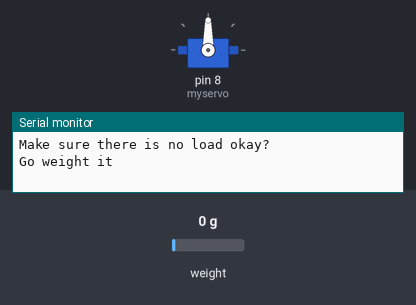
Recording of a sketch running on a simulated Arduino Uno, built with avr-gcc and run on an emulated ATmega328P. Shown: servo, the last lines printed to the serial monitor. Inputs (shaded band) come from the test bench; at power-on: weight on the scale 0 g.

Above: at 6.2 s.
6.3 s: weight on the scale set to 470 g
9.5 s: weight on the scale set to 540 g
At 11.3 s:
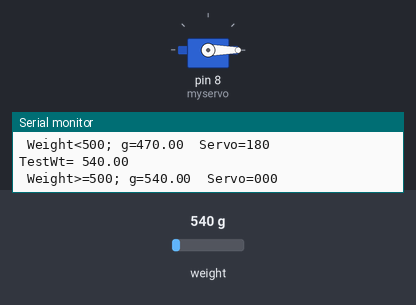
12.7 s: weight on the scale set to 100 g
At 15.4 s:
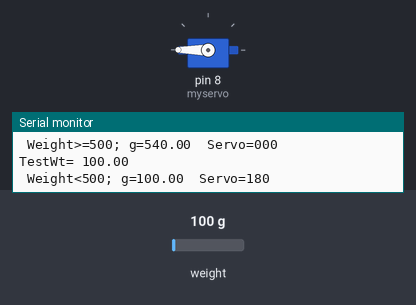
16.5 s: weight on the scale set to 1250 g
At 18.1 s:
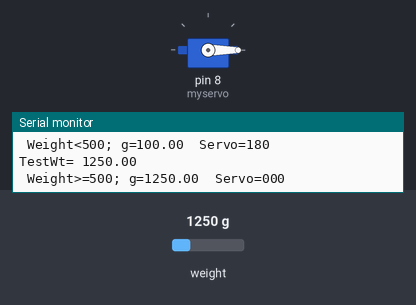
Timing chart, 0 to 19.6 s (numbered marks = the images above; inputs shaded):
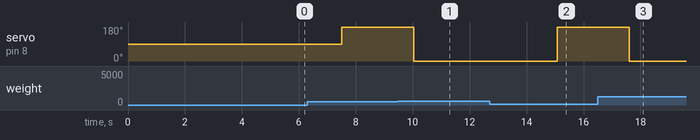

The sketch:

projectcode.ino
```cpp
#include "HX711.h"
#include <Wire.h>
#include <Servo.h>
Servo myservo;
// HX711 circuit wiring
const int LOADCELL_DOUT_PIN = A1;
const int LOADCELL_SCK_PIN = A0;
int servoPin = 8;
float berat =123;
HX711 scale;
void setup() {
  Serial.begin(57600);
  Serial.println("Make sure there is no load okay?");
  scale.begin(LOADCELL_DOUT_PIN, LOADCELL_SCK_PIN);
  scale.set_scale(96.3);                      // this value is obtained by calibrating the scale with known weights;
  scale.tare(50);                        // reset the scale to 0
  Serial.println("Go weight it");
  myservo.attach(8);
}

void loop() {
 // Serial.print("Weight");
  float berat= scale.get_units(25);
  if(berat<=0.1)
  {
  berat=0.0;

  //berat=567; // dummy for testing ONLY ***************
 // berat=567; // dummy for testing ONLY ***************

  }
  Serial.print("TestWt= " );
  Serial.println(berat);

  //testing weights
  if(berat<500)
  {
     Serial.print(" Weight<500; g="); //prints are only using while testing.
     Serial.print(berat);

  }
  if(berat>=500)
  {
      Serial.print(" Weight>=500; g=");
     Serial.print(berat);

  }
  // scale.power_down();
  delay(10);
  // scale.power_up();
  //conditions for servo motor actions
  if(berat<500) {
    Serial.println("  Servo=180");
    Serial.println();
    myservo.write(180);
    delay(10);
  }
  else {
     Serial.println("  Servo=000");
       Serial.println();
    myservo.write(0);
    delay(10);
  }
}
```

Measured:
- the behaviour switches between 500 and 501 g on weight on the scale (found by bisection; images 0 and 1)
- after the input at 9.5 s, servo on pin 8 (myservo): 180° → 0° after 0.53 s
- after the input at 12.7 s, servo on pin 8 (myservo): 0° → 180° after 2.4 s
- after the input at 16.5 s, servo on pin 8 (myservo): 180° → 0° after 1.1 s
